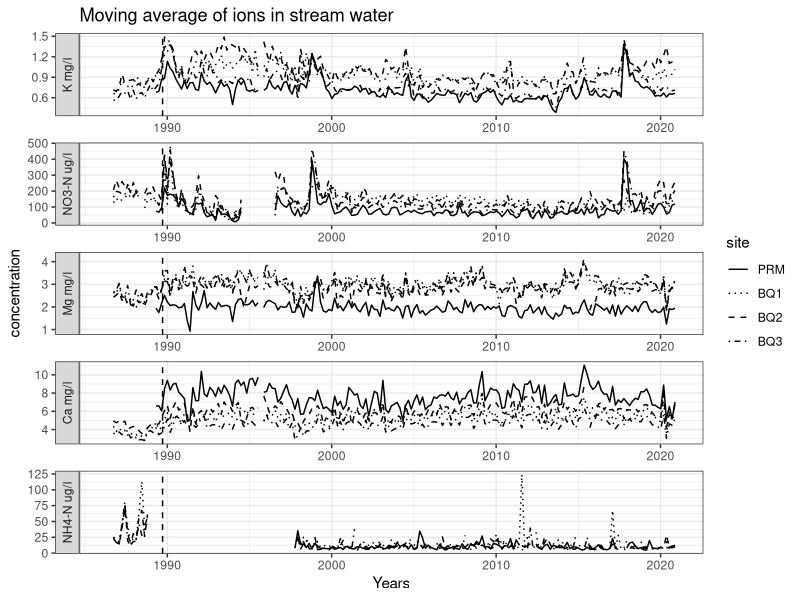

Generate this figure with R:
## ---- chunk 1
library(tidyverse)
df <- read_csv("../output/allsite_mvavg.csv")
df$ions <- factor(df$ions, levels=c("k_mgl","no3_ugl","mg_mgl","ca_mgl","nh4_ugl"))
df$site <- factor(df$site, levels=c("PRM","BQ1","BQ2","BQ3"))
## ---- chunk 2
#| warning: false
#| echo: false
#| fig-width: 7.5
#| fig-height: 8
ggplot(
  data = df,
  mapping = aes(
    x = window_start,
    y = concentration,
    linetype = site
  )
) +
  geom_line() +
  labs(
    title = "Moving average of ions in stream water",
    x = "Years"
  ) +
  facet_wrap(
    ~ions,
    scales = "free",
    ncol = 1,
    strip.position = "left",
    labeller = as_labeller(c(k_mgl="K mg/l",
                            ca_mgl="Ca mg/l",
                            mg_mgl="Mg mg/l",
                            nh4_ugl="NH4-N ug/l",
                            no3_ugl="NO3-N ug/l"))
  ) +
  theme_bw() +
  geom_vline(xintercept = ymd("1989-09-18"), linetype = "dashed") +
  scale_linetype_manual(values = c("PRM" = "solid", "BQ1" = "dotted", "BQ2" = "dashed", "BQ3" = "dotdash"))
